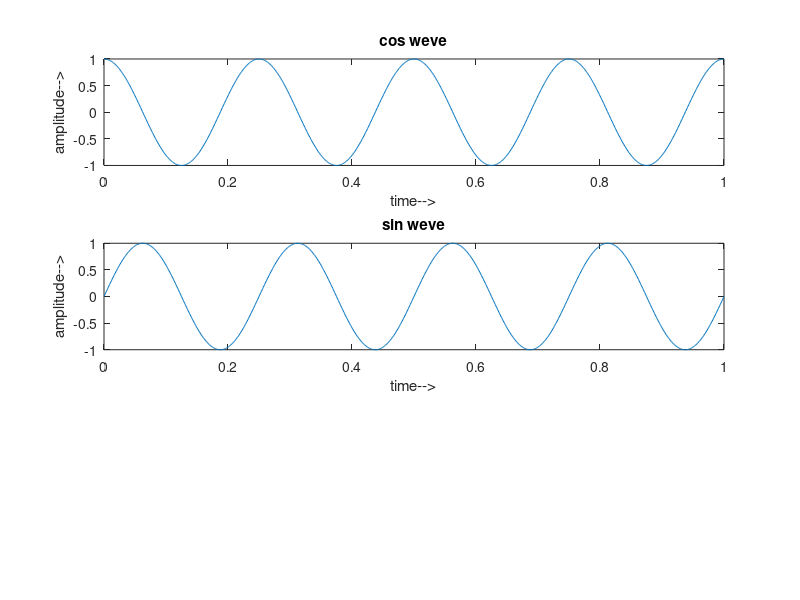

MATLAB code for this plot:
clc;
clear all;
close all;
T=1%;
t=0:0.001:T;
f=4;
y=cos(2*pi*f*t);
subplot(3,1,1);
plot(t,y);
title('cos weve');
xlabel('time-->');
ylabel('amplitude-->');


y=sin(2*pi*f*t);
subplot(3,1,2);
plot(t,y);
title('sin weve');
xlabel('time-->');
ylabel('amplitude-->');